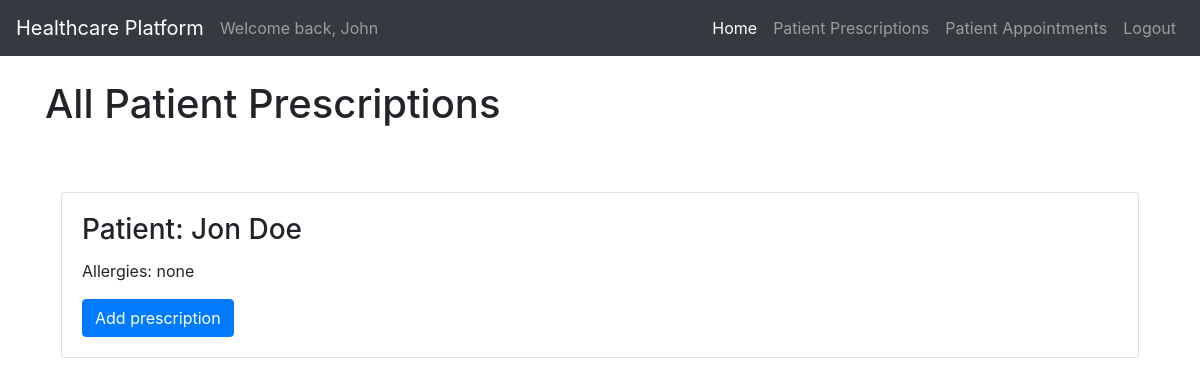
The page /provider_prescription (signed in) on the database its author committed.
### dbApp/models.py (models this page shows, shortened)
class Patient(models.Model):
    user = models.OneToOneField(User, on_delete=models.CASCADE)
    birthdate = models.DateField()
    age = models.SmallIntegerField()
    allergies = models.CharField(blank=True, default='', max_length=128)
    provider = models.ForeignKey('Provider', on_delete=models.SET_NULL, null=True, related_name='provider_patient')
    prescriptions = models.ManyToManyField('Prescription', related_name='patient_prescriptions', blank=True)

### frontend/views.py (the view)
# urls.py: path('provider_prescription', render_provider_prescription, name="provider_prescription"),
def render_provider_prescription(request):
    if request.method != "GET":
        return Response('Method not allowed', status=status.HTTP_405_METHOD_NOT_ALLOWED)
    try:
        provider = request.user.provider
        return render(request, 'provider_prescription.html')
    except:
        return redirect('homepage')

### templates/provider_prescription.html (shortened to what this page needs)
{% extends 'base.html' %}
{% block content %}
<h1>All Patient Prescriptions</h1>
<div style="padding-bottom:40px"></div>
{% if user.is_authenticated %}
    {% for patient in user.provider.patients.all %}
    <div class="card m-3">
        <div class="card-body">
            <h3 class="card-title">Patient: {{patient.user.first_name}} {{patient.user.last_name}}</h3>
            <p class="card-text">Allergies:  {{ patient.allergies }}</p>
            <a href="{% url 'add_prescription' %}" class="btn btn-primary">Add prescription</a>
        </div>
    </div>
    {% endfor %}
{% endif %}
{% endblock %}

### templates/base.html (shortened to what this page needs)
<!doctype html>
<html lang="en">
<head>
  <link rel="stylesheet" href="https://stackpath.bootstrapcdn.com/bootstrap/4.3.1/css/bootstrap.min.css"
>
</head>
<body>
  <nav class="navbar navbar-expand-lg navbar-dark bg-dark">
    <a class="navbar-brand" href="{% url 'homepage' %}">Healthcare Platform</a>
    {% if user.is_authenticated %}
      <span class="navbar-text">
        Welcome back, {{request.user.first_name}}
      </span>
    {% endif %}
    <div class="collapse navbar-collapse" id="navbarSupportedContent">
      <ul class="navbar-nav ml-auto">
        <li class="nav-item active">
          <a class="nav-link" href="{% url 'homepage' %}">Home <span class="sr-only">(current)</span></a>
        </li>
        {% if not user.is_authenticated %}
        <li class="nav-item">
          <a class="nav-link" href="{% url 'patient_registration' %}">Patient Registration</a>
        </li>
        <li class="nav-item">
          <a class="nav-link" href="{% url 'loginpage' %}">Login</a>
        </li>
        {% else %}
        {% if user.patient %}
        <li class="nav-item">
          <a class="nav-link" href="{% url 'patient_prescription' %}">My Prescriptions</a>
        </li>
        <li class="nav-item">
          <a class="nav-link" href="{% url 'patient_appointments' %}">My Appointments</a>
        </li>
        <li class="nav-item">
          <a class="nav-link" href="{% url 'logout' %}">Logout</a>
        </li>
        {% else %}
        <li class="nav-item">
          <a class="nav-link" href="{% url 'provider_prescription' %}">Patient Prescriptions</a>
        </li>
        <li class="nav-item">
          <a class="nav-link" href="{% url 'provider_appointments' %}">Patient Appointments</a>
        </li>
        <li class="nav-item">
          <a class="nav-link" href="{% url 'logout' %}">Logout</a>
        </li>
        {% endif %}
        {% endif %}
      </ul>
    </div>
  </nav>
  <br>
  <div class="container">
    {% block content %}
    {% endblock %}
  </div>
</body>
</html>

### rows shown on the page
Patient: user.first_name "Jon", user.last_name "Doe", allergies "none"

### other values the page prints
{{ request.user.first_name }} "John"
